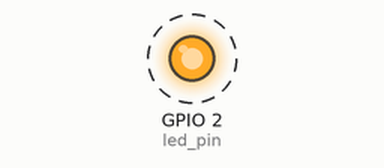
A sketch run on a simulated ESP32. Shown: output pins drawn as LEDs (lit = HIGH). Dashed ring = blinking.

Above: at 0.2 s.
Timing chart, 0 to 3.0 s (numbered marks = the images above):
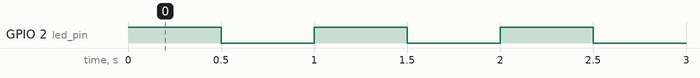

The sketch:

2a-blinky.ino
```cpp
// Restrict usage to 1 core for demo
#if CONFIG_FREERTOS_UNICORE
static const BaseType_t app_cpu = 0;
#else
static const BaseType_t app_cpu = 1;
#endif

#define LED_BUILTIN 2;

// Pins
static const int led_pin = LED_BUILTIN;

// Blink an LED
void toggleLED(void * param) {
  while(true) {
    digitalWrite(led_pin, HIGH); // Set LED high/on
    vTaskDelay(500 / portTICK_PERIOD_MS); // For 500 ticks (500ms / 1ms/tick = 500 ticks)
    digitalWrite(led_pin, LOW);
    vTaskDelay(500 / portTICK_PERIOD_MS);
  }
}

void setup() {
  // put your setup code here, to run once:

  pinMode(led_pin, OUTPUT);

  xTaskCreatePinnedToCore( // Create a task for a single core (ESP-IDF specific)
    toggleLED,      // Function to call
    "Toggle LED",   // Task name
    1024,           // Stack size - check config file for mininum stack size.
    NULL,           // Argument to pass for to the function
    1,              // Task priority (lowest = 0, highest = configMAX_PRIORITIES-1)
    NULL,           // Task handle to check status, memory usage, etc
    app_cpu         // Core to run on (not in vanilla FreeRTOS xTaskCreate())
  );

}

void loop() {
  // put your main code here, to run repeatedly:

}
```

Measured:
- by itself, GPIO 2 (led_pin): alternates HIGH for 0.50 s and LOW for 0.50 s
